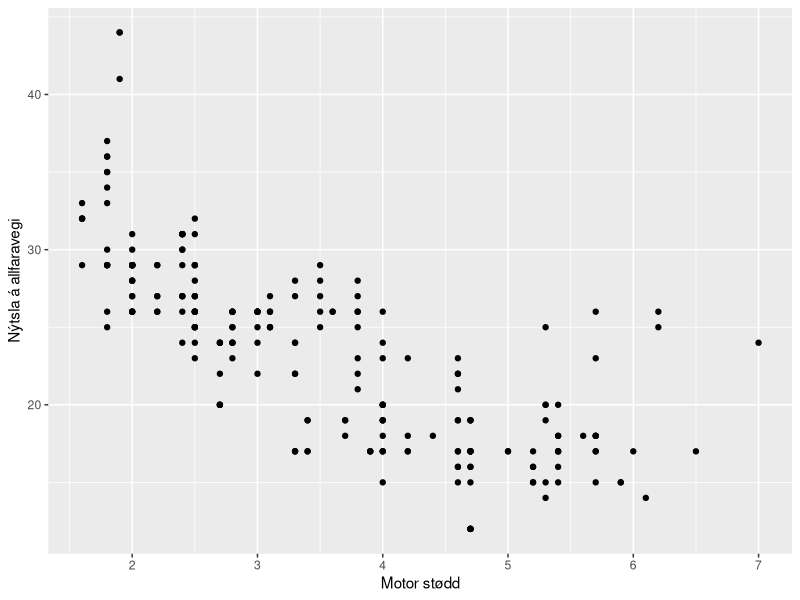
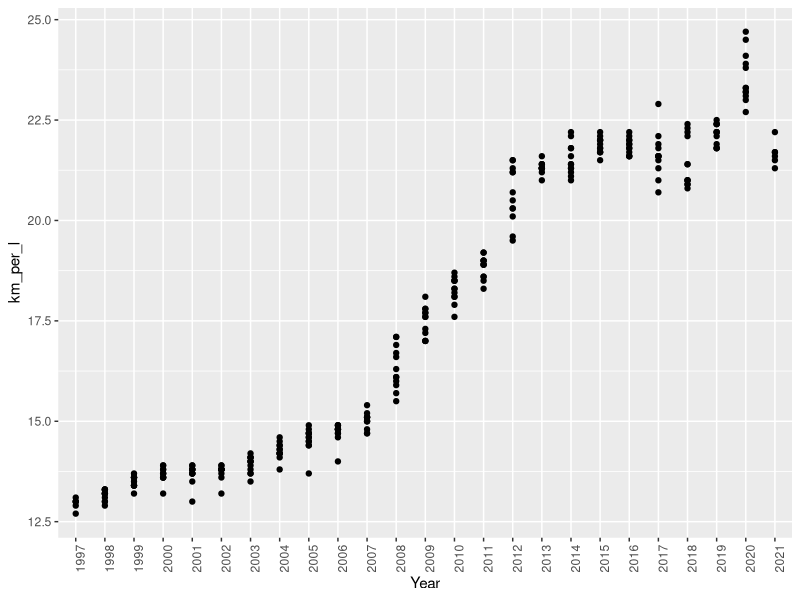
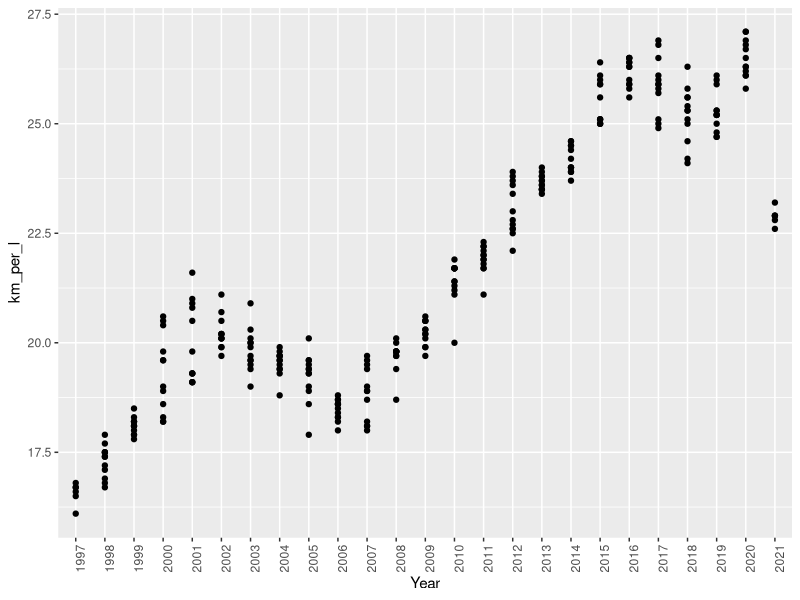
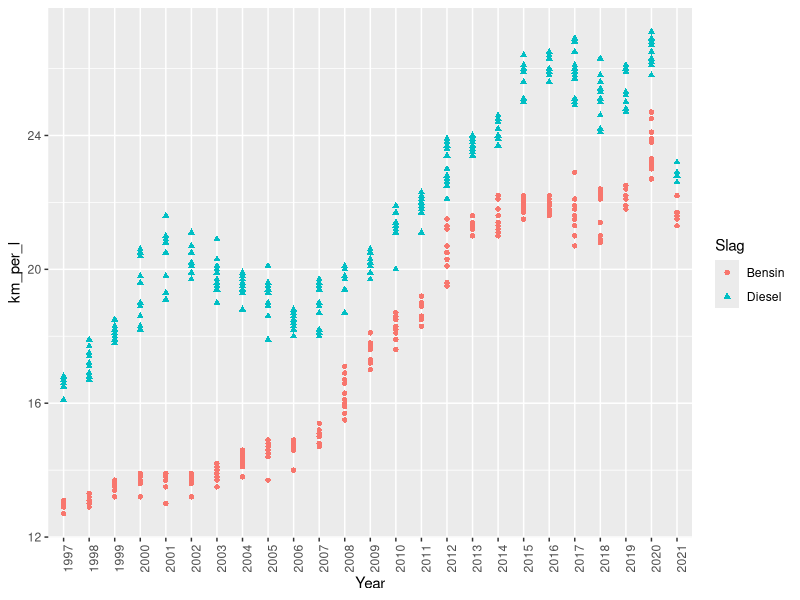
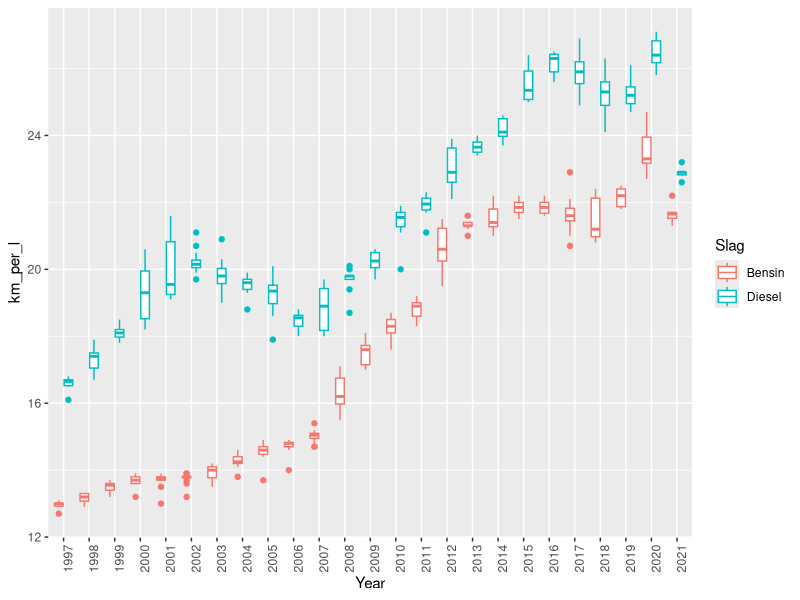
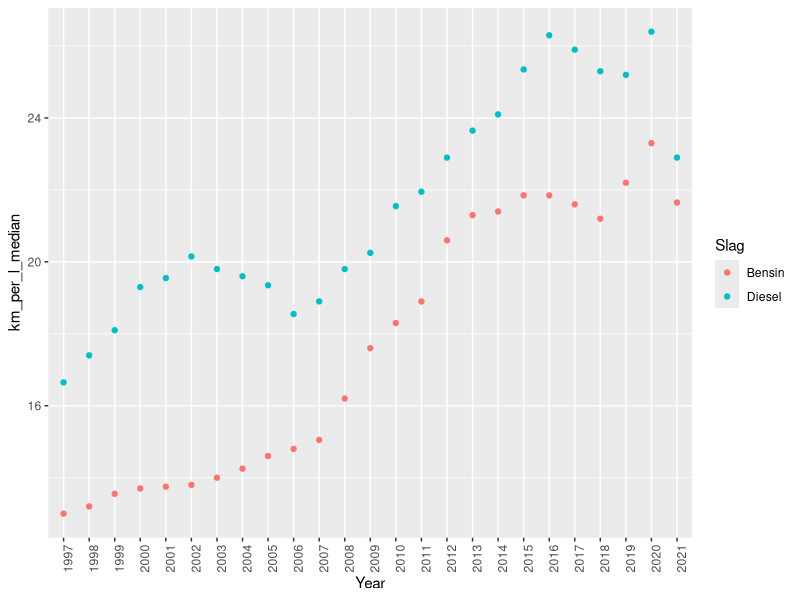
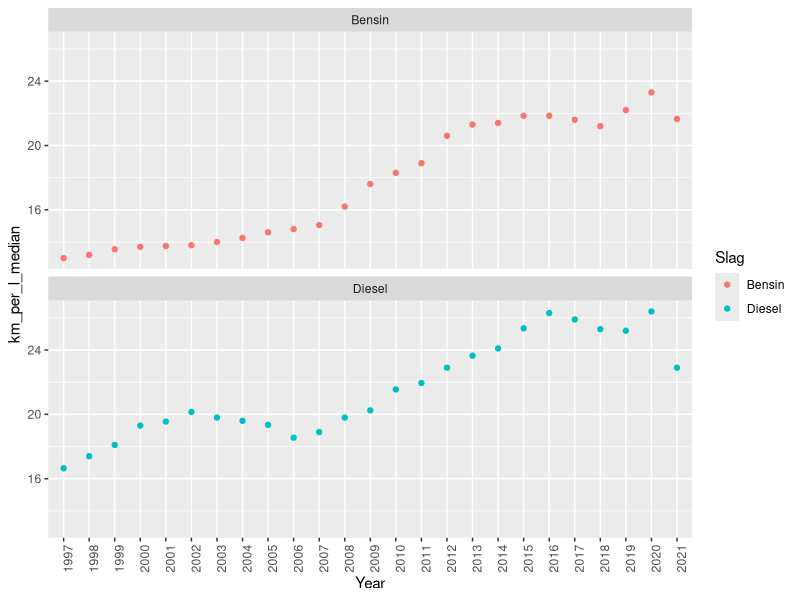
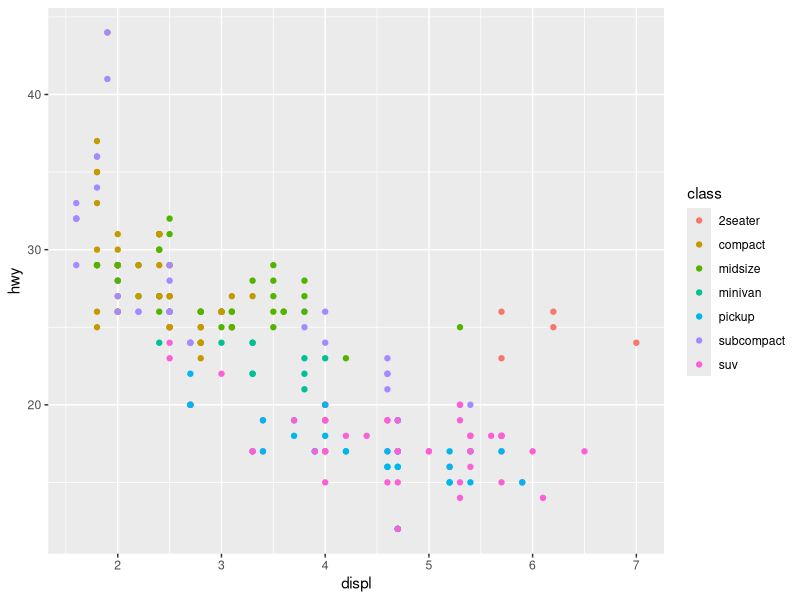

Write the R code that produced these figures, in order.
## ---- chunk 1
knitr::opts_chunk$set(echo = FALSE)

options(dplyr.summarise.inform = FALSE)
## ---- chunk 2
# install.packages("tidyverse")
## ---- chunk 3
library(tidyverse)
## ---- chunk 4
# install.packages(c("gapminder", "Lahman", "nycflights13", "palmerpenguins", "wakefield"))
## ---- chunk 5
# ?mpg

# les mpg út
mpg
## ---- chunk 6
# filter(mpg, model == "a4")
# filter(mpg, year == 1999)
## ---- chunk 7
# filter(mpg, year == 1999)
## ---- chunk 8
ggplot(data = mpg) +
  geom_point(mapping = aes(x = displ, y = hwy)) + 
  xlab("Motor stødd") +
  ylab("Nýtsla á allfaravegi")
## ---- chunk 9
# Lesa data inn
bensinbilar <- read_csv("data/bensinbilar.csv", 
                        show_col_types = FALSE)

bensinbilar

# Broyt talvu
bensinbilar <- mutate(bensinbilar, 
                      # Year = substr(Mdr, 1, 4),
                      Year = str_sub(Mdr, 1, 4),
                      Slag = "Bensin")

bensinbilar

# Plotta
ggplot(bensinbilar) +
  geom_point(aes(x = Year, y = km_per_l)) +
  theme(axis.text.x = element_text(angle=90))
## ---- chunk 10
# Lesa data inn
dieselbilar <- read_csv("data/dieselbilar.csv", 
                        show_col_types = FALSE)

dieselbilar

# Broyt talvu
dieselbilar <- mutate(dieselbilar, 
                      # Year = substr(Mdr, 1, 4),
                      Year = str_sub(Mdr, 1, 4),
                      Slag = "Diesel")

dieselbilar

# Plotta
ggplot(dieselbilar) +
  geom_point(aes(x = Year, y = km_per_l)) +
  theme(axis.text.x = element_text(angle=90))

## ---- chunk 11
bilar <- rbind(bensinbilar, dieselbilar)

ggplot(bilar) +
  geom_point(aes(x = Year, y = km_per_l, shape = Slag, color = Slag)) +
  theme(axis.text.x = element_text(angle=90))

ggplot(bilar) +
  geom_boxplot(aes(x = Year, y = km_per_l, shape = Slag, color = Slag)) +
  theme(axis.text.x = element_text(angle=90))

## ---- chunk 12
# Finn median
bilar_median <- bilar %>%
  group_by(Year, Slag) %>%
  summarise(km_per_l_median = median(km_per_l))

bilar_median

ggplot(bilar_median) +
  geom_point(aes(x = Year, y = km_per_l_median, color = Slag)) +
  theme(axis.text.x = element_text(angle=90))

ggplot(bilar_median) +
  geom_point(aes(x = Year, y = km_per_l_median, color = Slag)) +
  theme(axis.text.x = element_text(angle=90)) +
  facet_wrap(~ Slag, ncol = 1)

## ---- chunk 13
p1 <- ggplot(data = mpg) +
  geom_point(aes(x = displ, y = hwy, color = class))

ggsave("test.pdf",
       p1,
       device = pdf)
